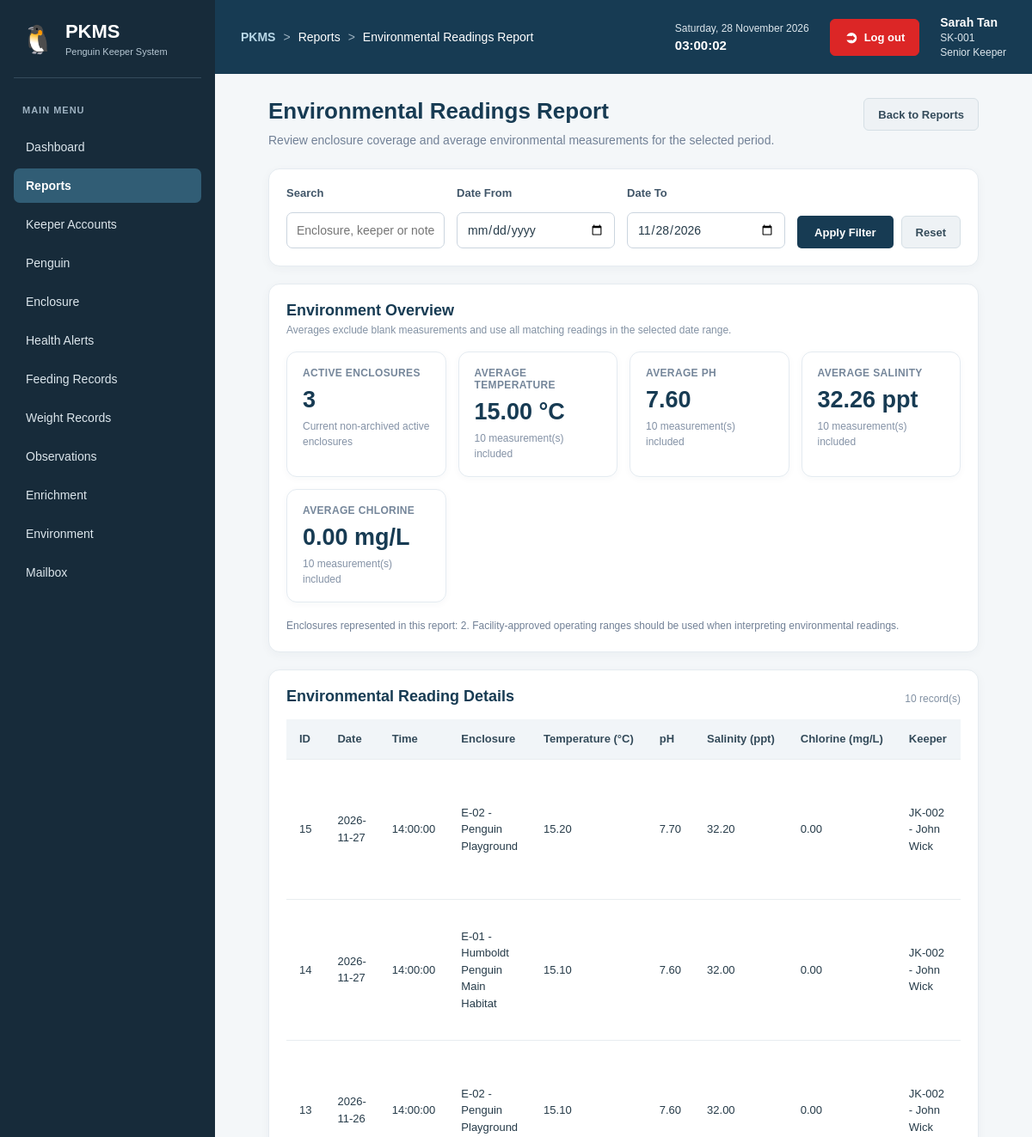
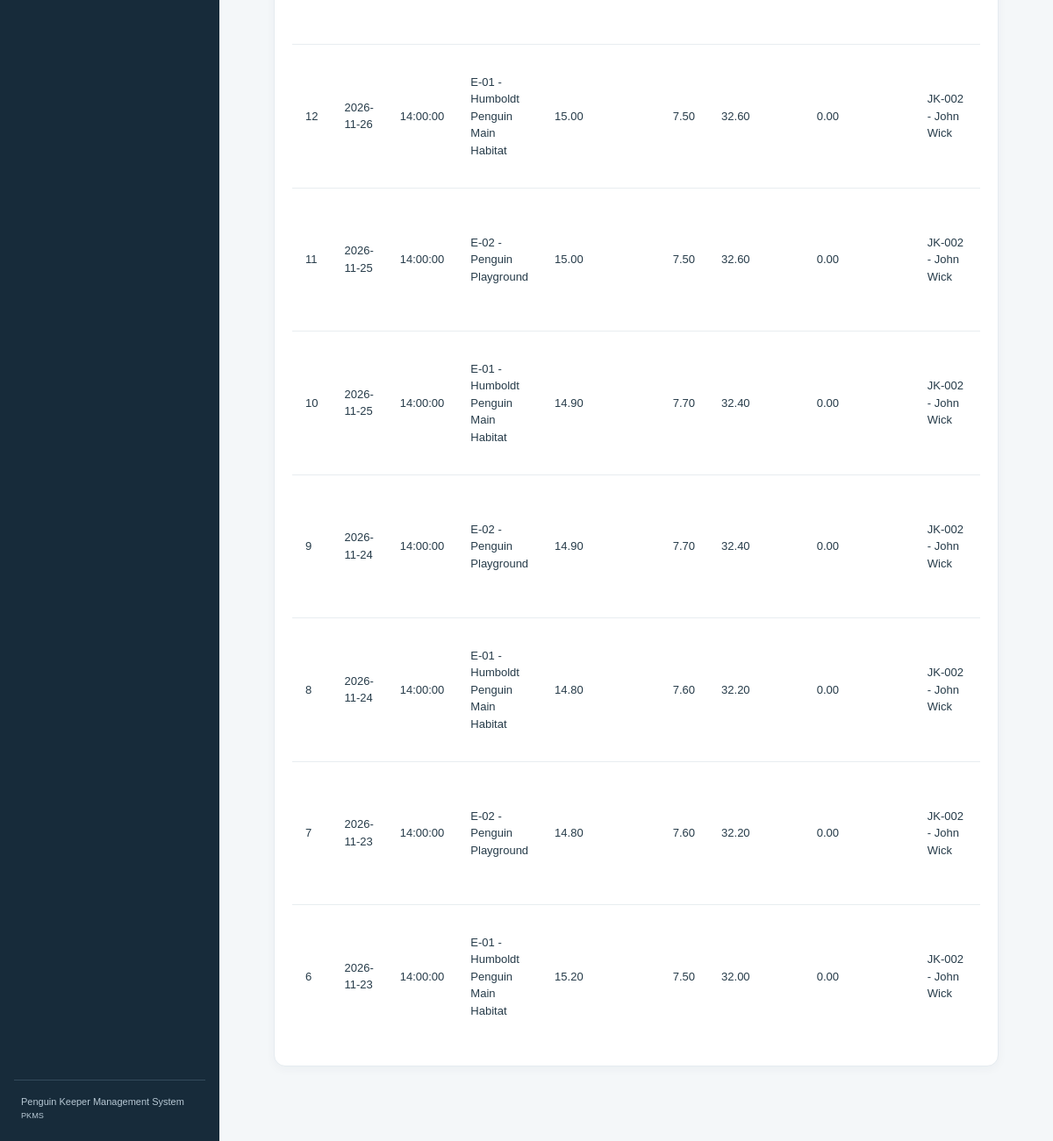
The page /modules/reports/environment.php (signed in) on the database its author committed (2 pictures, top to bottom).
### tables this page shows
CREATE TABLE `environmental_readings` (
  `reading_id` int(11) NOT NULL,
  `enclosure_id` int(11) NOT NULL,
  `keeper_id` int(11) NOT NULL,
  `reading_date` date DEFAULT NULL,
  `reading_time` time DEFAULT NULL,
  `pool_temperature` decimal(4,1) DEFAULT NULL,
  `ph` decimal(3,1) DEFAULT NULL,
  `salinity` decimal(5,2) DEFAULT NULL,
  `chlorine` decimal(5,2) DEFAULT NULL,
  `notes` text DEFAULT NULL
);

CREATE TABLE `enclosures` (
  `enclosure_id` int(11) NOT NULL,
  `enclosure_code` varchar(20) NOT NULL,
  `enclosure_name` varchar(100) NOT NULL,
  `capacity` int(11) NOT NULL,
  `status` enum('Active','Maintenance') DEFAULT 'Active',
  `notes` text DEFAULT NULL,
  `created_at` datetime DEFAULT current_timestamp(),
  `archived_at` datetime DEFAULT NULL,
  `archived_by` int(11) DEFAULT NULL
);

CREATE TABLE `users` (
  `user_id` int(11) NOT NULL,
  `staff_code` varchar(20) NOT NULL,
  `full_name` varchar(100) NOT NULL,
  `email` varchar(100) DEFAULT NULL,
  `password_hash` varchar(255) NOT NULL,
  `role` enum('Senior Keeper','Junior Keeper') NOT NULL,
  `status` enum('Active','Inactive') DEFAULT 'Active',
  `created_at` datetime DEFAULT current_timestamp()
);

### modules/reports/environment.php (the view, shortened to what this page needs)
<?php
require_once __DIR__ . '/../../includes/auth.php';
require_once __DIR__ . '/report_helpers.php';
[$dateFrom, $dateTo, $error] = reportReadDateRange();
$records = [];
$pageError = false;
if ($error === '') {
    try {
        $sql = "
            SELECT r.reading_id, r.reading_date, r.reading_time,
                   r.pool_temperature, r.ph, r.salinity, r.chlorine, r.notes,
                   e.enclosure_id, e.enclosure_code, e.enclosure_name,
                   u.staff_code, u.full_name AS keeper_name
            FROM environmental_readings r
            INNER JOIN enclosures e ON e.enclosure_id = r.enclosure_id
            INNER JOIN users u ON u.user_id = r.keeper_id
            WHERE 1 = 1
        ";
        $params = [];
        $sql .= reportDateConditions('r.reading_date', $dateFrom, $dateTo, $params);
        $sql .= " ORDER BY r.reading_date DESC, r.reading_time DESC, r.reading_id DESC";
        $stmt = $pdo->prepare($sql);
        $stmt->execute($params);
        $records = $stmt->fetchAll(PDO::FETCH_ASSOC);
    } catch (PDOException $e) {
        error_log('Environment report error: ' . $e->getMessage());
        $pageError = true;
    }
}
$fields = [
    'pool_temperature' => ['label' => 'Average Temperature', 'unit' => ' °C'],
    'ph' => ['label' => 'Average pH', 'unit' => ''],
    'salinity' => ['label' => 'Average Salinity', 'unit' => ' ppt'],
    'chlorine' => ['label' => 'Average Chlorine', 'unit' => ' mg/L']
];
$totals = array_fill_keys(array_keys($fields), 0.0);
$counts = array_fill_keys(array_keys($fields), 0);
foreach ($records as $r) {
    foreach ($fields as $field => $meta) {
        if ($r[$field] !== null && $r[$field] !== '') {
            $totals[$field] += (float)$r[$field];
            $counts[$field]++;
        }
    }
}
$averages = [];
foreach ($fields as $field => $meta) {
    $averages[$field] = $counts[$field] ? $totals[$field] / $counts[$field] : null;
}
$enclosurePopulation = [];
foreach ($records as $r) {
    $enclosurePopulation[(int)$r['enclosure_id']] = true;
}
if ($error !== ''): ?><div class="report-error"><?= reportEscape($error) ?></div><?php endif; ?>
<?php if ($pageError): ?><div class="report-error">Unable to load environmental readings. Please try again.</div><?php else: ?>
<section class="report-panel">
    <div class="report-panel-heading"><div><h2>Environment Overview</h2><div class="report-muted">Averages exclude blank measurements and use all matching readings in the selected date range.</div></div></div>
    <div class="report-stats">
        <?php foreach ($fields as $field => $meta): ?>
            <?php reportStat($meta['label'], $averages[$field] === null ? '—' : number_format($averages[$field], 2) . $meta['unit'], $counts[$field] . ' measurement(s) included'); ?>
        <?php endforeach; ?>
    </div>
    <div class="report-legend">Enclosures represented in this report: <?= count($enclosurePopulation) ?>. Facility-approved operating ranges should be used when interpreting environmental readings.</div>
</section>
<section class="report-panel">
    <div class="report-panel-heading"><h2>Environmental Reading Details</h2><span class="report-muted"><?= count($records) ?> record(s)</span></div>
    <?php if (!$records): ?><div class="report-empty">No environmental readings found for this period.</div><?php else: ?>
    <div class="report-table-wrap"><table class="data-table">
        <thead><tr><th>ID</th><th>Date</th><th>Time</th><th>Enclosure</th><th>Temperature (°C)</th><th>pH</th><th>Salinity (ppt)</th><th>Chlorine (mg/L)</th><th>Keeper</th><th>Notes</th></tr></thead>
        <tbody><?php foreach ($records as $r): ?><tr>
            <td><?= (int)$r['reading_id'] ?></td><td><?= reportEscape($r['reading_date'] ?: '-') ?></td><td><?= reportEscape($r['reading_time'] ?: '-') ?></td>
            <td><?= reportEscape($r['enclosure_code'] . ' - ' . $r['enclosure_name']) ?></td>
            <td><?= $r['pool_temperature'] === null ? '-' : number_format((float)$r['pool_temperature'], 2) ?></td>
            <td><?= $r['ph'] === null ? '-' : number_format((float)$r['ph'], 2) ?></td>
            <td><?= $r['salinity'] === null ? '-' : number_format((float)$r['salinity'], 2) ?></td>
            <td><?= $r['chlorine'] === null ? '-' : number_format((float)$r['chlorine'], 2) ?></td>
            <td><?= reportEscape($r['staff_code'] . ' - ' . $r['keeper_name']) ?></td><td><?= reportEscape($r['notes'] ?: '-') ?></td>
        </tr><?php endforeach; ?></tbody>
    </table></div><?php endif; ?>
</section>
<?php endif; ?>

### assets/css/style.css (style rules this page uses)
* { box-sizing: border-box; }
body { margin: 0; font-family: Arial, Helvetica, sans-serif; color: #263b49; background: #f1f5f9; }
.data-table { width: 100%; min-width: 650px; border-collapse: collapse; background: #ffffff; }
.data-table th, .data-table td { padding: 13px 15px; border-bottom: 1px solid #e8edf0; text-align: left; vertical-align: middle; font-size: 13px; line-height: 1.5; }
.data-table th { background: #f1f5f8; color: #344b5a; font-weight: 700; white-space: nowrap; }
.data-table tbody tr:last-child td { border-bottom: none; }

### modules/reports/report_helpers.php (style rules this page uses)
.report-panel { background:#fff;border:1px solid #e5ebf0;border-radius:13px;padding:20px;margin:20px 0;box-shadow:0 3px 12px rgba(23,59,83,.04) }
.report-panel-heading { display:flex;justify-content:space-between;align-items:center;gap:12px;margin-bottom:16px }
.report-panel-heading h2 { font-size:18px;color:#173b53;margin:0 }
.report-muted { font-size:12px;color:#8291a3;margin-top:5px }
.report-stats { display:grid;grid-template-columns:repeat(auto-fit,minmax(165px,1fr));gap:14px;margin:18px 0 }
.report-legend { font-size:12px;color:#718096;margin-top:12px;line-height:1.6 }
.report-table-wrap { overflow-x:auto }
.report-table-wrap .data-table { min-width:760px }

### rows shown on the page
environmental_readings: reading_id "15", reading_date "2026-11-27", reading_time "14:00:00", enclosure.enclosure_name "E-02 - Penguin Playground", pool_temperature "15.20", ph "7.70", salinity "32.20", chlorine "0.00", keeper.full_name "JK-002 - John Wick"
environmental_readings: reading_id "14", reading_date "2026-11-27", reading_time "14:00:00", enclosure.enclosure_name "E-01 - Humboldt Penguin Main Habitat", pool_temperature "15.10", ph "7.60", salinity "32.00", chlorine "0.00", keeper.full_name "JK-002 - John Wick"
environmental_readings: reading_id "13", reading_date "2026-11-26", reading_time "14:00:00", enclosure.enclosure_name "E-02 - Penguin Playground", pool_temperature "15.10", ph "7.60", salinity "32.00", chlorine "0.00", keeper.full_name "JK-002 - John Wick"
environmental_readings: reading_id "12", reading_date "2026-11-26", reading_time "14:00:00", enclosure.enclosure_name "E-01 - Humboldt Penguin Main Habitat", pool_temperature "15.00", ph "7.50", salinity "32.60", chlorine "0.00", keeper.full_name "JK-002 - John Wick"
environmental_readings: reading_id "11", reading_date "2026-11-25", reading_time "14:00:00", enclosure.enclosure_name "E-02 - Penguin Playground", pool_temperature "15.00", ph "7.50", salinity "32.60", chlorine "0.00", keeper.full_name "JK-002 - John Wick"
environmental_readings: reading_id "10", reading_date "2026-11-25", reading_time "14:00:00", enclosure.enclosure_name "E-01 - Humboldt Penguin Main Habitat", pool_temperature "14.90", ph "7.70", salinity "32.40", chlorine "0.00", keeper.full_name "JK-002 - John Wick"
environmental_readings: reading_id "9", reading_date "2026-11-24", reading_time "14:00:00", enclosure.enclosure_name "E-02 - Penguin Playground", pool_temperature "14.90", ph "7.70", salinity "32.40", chlorine "0.00", keeper.full_name "JK-002 - John Wick"
environmental_readings: reading_id "8", reading_date "2026-11-24", reading_time "14:00:00", enclosure.enclosure_name "E-01 - Humboldt Penguin Main Habitat", pool_temperature "14.80", ph "7.60", salinity "32.20", chlorine "0.00", keeper.full_name "JK-002 - John Wick"
environmental_readings: reading_id "7", reading_date "2026-11-23", reading_time "14:00:00", enclosure.enclosure_name "E-02 - Penguin Playground", pool_temperature "14.80", ph "7.60", salinity "32.20", chlorine "0.00", keeper.full_name "JK-002 - John Wick"
environmental_readings: reading_id "6", reading_date "2026-11-23", reading_time "14:00:00", enclosure.enclosure_name "E-01 - Humboldt Penguin Main Habitat", pool_temperature "15.20", ph "7.50", salinity "32.00", chlorine "0.00", keeper.full_name "JK-002 - John Wick"

### other values the page prints
$item['label'] "Dashboard"
$item['label'] "Reports"
$item['label'] "Keeper Accounts"
$item['label'] "Penguin"
$item['label'] "Enclosure"
$item['label'] "Health Alerts"
$item['label'] "Feeding Records"
$item['label'] "Weight Records"
$item['label'] "Observations"
$item['label'] "Enrichment"
$item['label'] "Environment"
$item['label'] "Mailbox"
$crumb "Reports"
$crumb "Environmental Readings Report"
$_SESSION['full_name'] "Sarah Tan"
